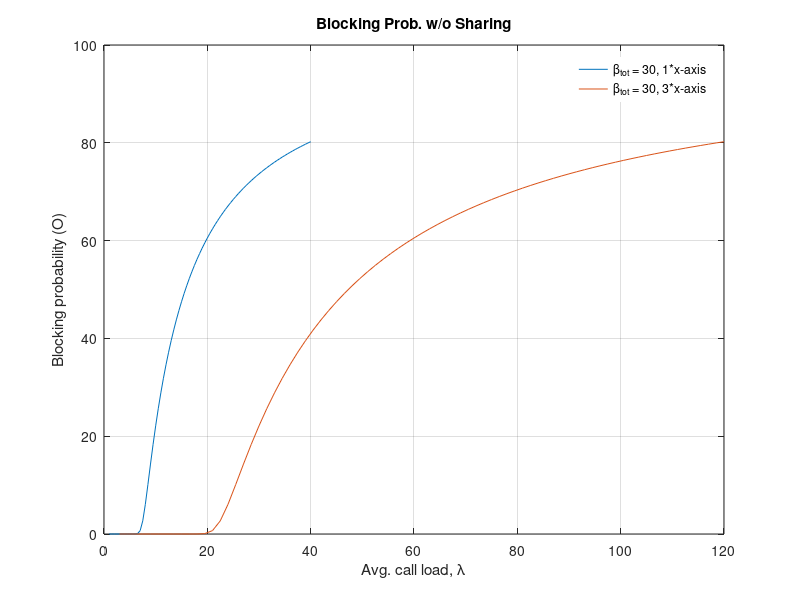

Write the MATLAB code that produced this figure.
clear all;
close all;
clc

%% Variable instantiation
lambda                    =   [1:0.5:40];          %  in seconds
num_CRAN                  =   3;                  %  N
lambda_times_N            =   num_CRAN * lambda;  %  scaled x-axis
mean_call_duration        =   25;                 %  \tau
numBlocks_B               =   4;                  %  Layers (L)
max_compute_per_block_Z   =   500;                %  Max compute (Z)
avg_call_load_BETAtot     =   30;                %  Sum of all computing for a call (BETAtot)


%% Total offered average load
E = mean_call_duration*(lambda);                  % E = \tau x \lambda

%% Gamma calculation
gamma = 3*floor(((numBlocks_B * max_compute_per_block_Z)/avg_call_load_BETAtot));

%% Zero initialization for the sum
sum_E = zeros(1,size(lambda,2));

%% Computing Sum using algorithm 1 from Prof. Martin
for j=1:1:size(lambda,2)
    for i=1:1:gamma
        sum_E(j) = (1+sum_E(j)) * i/E(j);
    end
end

%% Zero initialization block probability value
blocking_prob_O = zeros(1,size(lambda,2));


%% Computing Blocking Probability
for j=1:1:size(lambda,2)
    blocking_prob_O(j) = (1/(1+sum_E(j)))*100;
end

figure(1);

%% plot number 1
plot(lambda, blocking_prob_O);
hold on;

%% plot number 2  (3*axis)
plot(lambda_times_N, blocking_prob_O);


%% plot settings  (3*axis)
% xlim([1,200]);
grid on;
legend boxoff 
xlabel('Avg. call load, \lambda') % x-axis label
ylabel('Blocking probability (O)') % y-axis label
% legend('\beta_{tot} = 30, 1*x-axis','\beta_{tot} = 30, 3*x-axis','\beta_{tot} = 7.5, 3*xaxis','\beta_{tot} = 7.5, 1*xaxis','\beta_{tot} = 30, 3*\lambda, 3*\Gamma');
legend('\beta_{tot} = 30, 1*x-axis','\beta_{tot} = 30, 3*x-axis');
title('Blocking Prob. w/o Sharing');

%% To save the file
block_prob_ana_sharing_var = [lambda_times_N;blocking_prob_O];
dlmwrite(fullfile(pwd, sprintf('plots_prateek\\block_prob_no_sharing_ana.txt')), block_prob_ana_sharing_var', '\t');